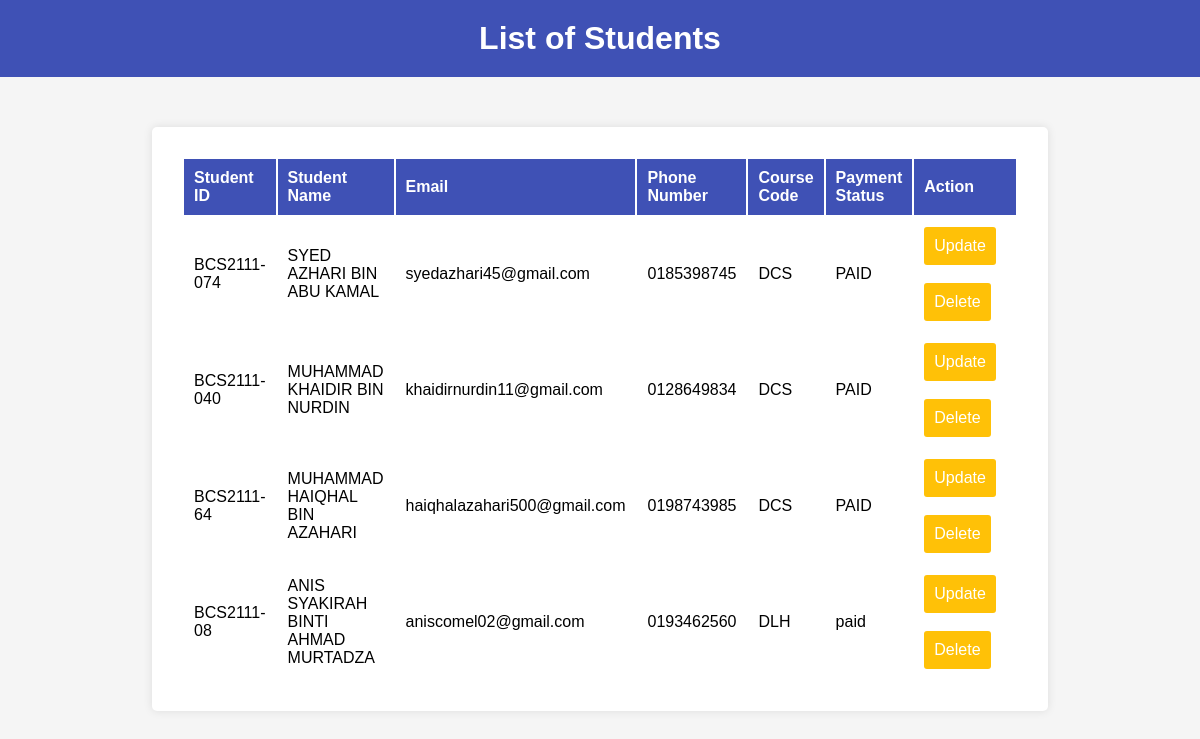
The app's page /studentList with its own data.
### homepage/models.py (models this page shows)
class Student(models.Model):
    studentID = models.CharField(max_length = 12, primary_key = True)
    studentName = models.TextField()
    email = models.EmailField()
    phone_number = models.CharField(max_length = 12)
    course_code = models.CharField(max_length = 3)
    payment_status = models.CharField(max_length = 6)

### homepage/views.py (the view)
# urls.py: path("studentList",views.studentList, name="studentList"),
def studentList(request):
    students = Student.objects.all()
    context = {'students': students}
    return render(request, 'studentList.html', context)

### homepage/templates/studentList.html (shortened to what this page needs)
<!DOCTYPE html>
<html>
  <head>
  </head>
  <body>
    <h1>List of Students</h1>
    <table>
      <thead>
        <tr>
          <th>Student ID</th>
          <th>Student Name</th>
          <th>Email</th>
          <th>Phone Number</th>
          <th>Course Code</th>
          <th>Payment Status</th>
          <th>Action</th>
        </tr>
      </thead>
      <tbody>
        {% for student in students %}
        <tr>
          <td>{{ student.studentID }}</td>
          <td>{{ student.studentName }}</td>
          <td>{{ student.email }}</td>
          <td>{{ student.phone_number }}</td>
          <td>{{ student.course_code }}</td>
          <td>{{ student.payment_status }}</td>
          <td>
            <form action=" update_student/{{student.studentID}} " method="POST">
              <button class="update-button" type="submit">Update</button>
            </form>
            <br />
            <form action=" delete_student/{{student.studentID}} " method="POST">
              <button class="delete-button" type="submit">Delete</button>
            </form>
          </td>
        </tr>
        {% endfor %}
      </tbody>
    </table>
  </body>
</html>

### homepage/templates/studentList.html (style rules this page uses)
body { background-color: #f5f5f5; font-family: Arial, sans-serif; font-size: 16px; margin: 0; padding: 0; }
h1 { background-color: #3f51b5; color: #ffffff; margin: 0; padding: 20px; text-align: center; }
table { background-color: #ffffff; border-radius: 5px; box-shadow: 0 0 10px rgba(0, 0, 0, 0.1); margin: 0 auto; max-width: 800px; padding: 30px; margin-top: 50px; }
th, td { padding: 10px; text-align: left; }
th { background-color: #3f51b5; color: #ffffff; }
.update-button, .delete-button { background-color: #ffc107; border: none; border-radius: 3px; color: #ffffff; cursor: pointer; display: inline-block; font-size: 16px; padding: 10px; margin-right: 10px; }

### records on screen
Student: studentID "BCS2111-074", studentName "SYED AZHARI BIN ABU KAMAL", email "syedazhari45@gmail.com", phone_number "0185398745", course_code "DCS", payment_status "PAID"
Student: studentID "BCS2111-040", studentName "MUHAMMAD KHAIDIR BIN NURDIN", email "khaidirnurdin11@gmail.com", phone_number "0128649834", course_code "DCS", payment_status "PAID"
Student: studentID "BCS2111-64", studentName "MUHAMMAD HAIQHAL BIN AZAHARI", email "haiqhalazahari500@gmail.com", phone_number "0198743985", course_code "DCS", payment_status "PAID"
Student: studentID "BCS2111-08", studentName "ANIS SYAKIRAH BINTI AHMAD MURTADZA", email "aniscomel02@gmail.com", phone_number "0193462560", course_code "DLH", payment_status "paid"
